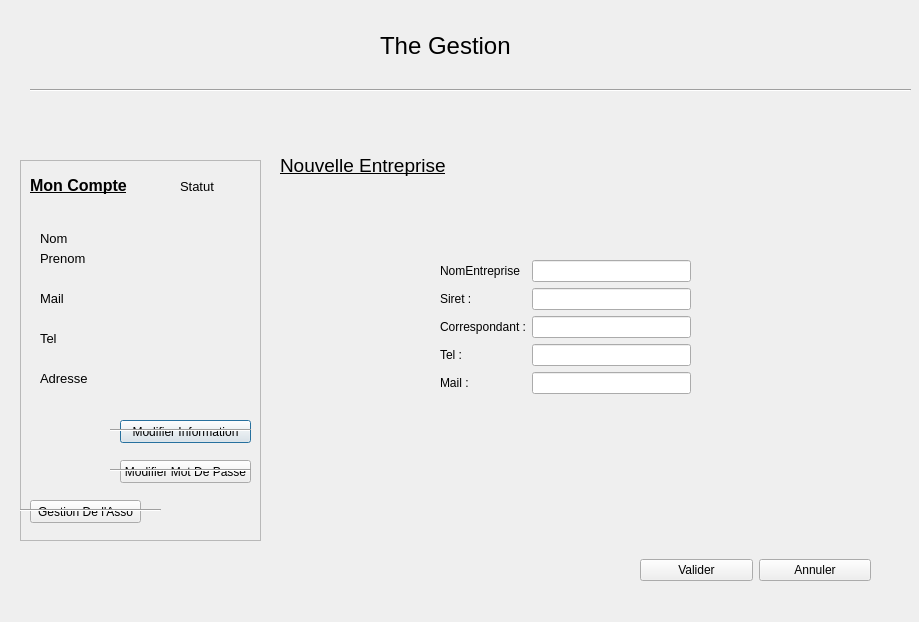
<?xml version="1.0" encoding="UTF-8"?>
<ui version="4.0">
 <class>TheNewEntreprise</class>
 <widget class="QDialog" name="TheNewEntreprise">
  <property name="geometry">
   <rect>
    <x>0</x>
    <y>0</y>
    <width>919</width>
    <height>622</height>
   </rect>
  </property>
  <property name="windowTitle">
   <string>Dialog</string>
  </property>
  <widget class="Line" name="line">
   <property name="geometry">
    <rect>
     <x>30</x>
     <y>80</y>
     <width>881</width>
     <height>20</height>
    </rect>
   </property>
   <property name="orientation">
    <enum>Qt::Horizontal</enum>
   </property>
  </widget>
  <widget class="QLabel" name="label">
   <property name="geometry">
    <rect>
     <x>280</x>
     <y>140</y>
     <width>221</width>
     <height>51</height>
    </rect>
   </property>
   <property name="font">
    <font>
     <pointsize>14</pointsize>
     <underline>true</underline>
    </font>
   </property>
   <property name="text">
    <string>Nouvelle Entreprise</string>
   </property>
  </widget>
  <widget class="QLabel" name="TitreLabel">
   <property name="geometry">
    <rect>
     <x>380</x>
     <y>20</y>
     <width>161</width>
     <height>51</height>
    </rect>
   </property>
   <property name="font">
    <font>
     <pointsize>18</pointsize>
    </font>
   </property>
   <property name="text">
    <string>The Gestion</string>
   </property>
  </widget>
  <widget class="QFrame" name="InfoWidget">
   <property name="geometry">
    <rect>
     <x>20</x>
     <y>160</y>
     <width>241</width>
     <height>381</height>
    </rect>
   </property>
   <property name="styleSheet">
    <string notr="true"/>
   </property>
   <property name="frameShape">
    <enum>QFrame::StyledPanel</enum>
   </property>
   <property name="frameShadow">
    <enum>QFrame::Plain</enum>
   </property>
   <widget class="QLabel" name="label_2">
    <property name="geometry">
     <rect>
      <x>10</x>
      <y>10</y>
      <width>151</width>
      <height>31</height>
     </rect>
    </property>
    <property name="font">
     <font>
      <pointsize>12</pointsize>
      <weight>75</weight>
      <bold>true</bold>
      <underline>true</underline>
     </font>
    </property>
    <property name="text">
     <string>Mon Compte</string>
    </property>
   </widget>
   <widget class="QLabel" name="NameLabel">
    <property name="geometry">
     <rect>
      <x>20</x>
      <y>70</y>
      <width>151</width>
      <height>16</height>
     </rect>
    </property>
    <property name="font">
     <font>
      <pointsize>10</pointsize>
     </font>
    </property>
    <property name="text">
     <string>Nom</string>
    </property>
   </widget>
   <widget class="QLabel" name="SurnameLabel">
    <property name="geometry">
     <rect>
      <x>20</x>
      <y>90</y>
      <width>151</width>
      <height>16</height>
     </rect>
    </property>
    <property name="font">
     <font>
      <pointsize>10</pointsize>
     </font>
    </property>
    <property name="text">
     <string>Prenom</string>
    </property>
   </widget>
   <widget class="QLabel" name="StatutLabel">
    <property name="geometry">
     <rect>
      <x>160</x>
      <y>20</y>
      <width>47</width>
      <height>13</height>
     </rect>
    </property>
    <property name="font">
     <font>
      <pointsize>10</pointsize>
     </font>
    </property>
    <property name="text">
     <string>Statut</string>
    </property>
   </widget>
   <widget class="QLabel" name="MailLabel">
    <property name="geometry">
     <rect>
      <x>20</x>
      <y>130</y>
      <width>191</width>
      <height>16</height>
     </rect>
    </property>
    <property name="font">
     <font>
      <pointsize>10</pointsize>
     </font>
    </property>
    <property name="text">
     <string>Mail</string>
    </property>
   </widget>
   <widget class="QLabel" name="AdressLabel">
    <property name="geometry">
     <rect>
      <x>20</x>
      <y>210</y>
      <width>221</width>
      <height>16</height>
     </rect>
    </property>
    <property name="font">
     <font>
      <pointsize>10</pointsize>
     </font>
    </property>
    <property name="text">
     <string>Adresse</string>
    </property>
   </widget>
   <widget class="QLabel" name="TelLabel">
    <property name="geometry">
     <rect>
      <x>20</x>
      <y>170</y>
      <width>141</width>
      <height>16</height>
     </rect>
    </property>
    <property name="font">
     <font>
      <pointsize>10</pointsize>
     </font>
    </property>
    <property name="text">
     <string>Tel</string>
    </property>
   </widget>
   <widget class="QPushButton" name="ModifInfoButton">
    <property name="geometry">
     <rect>
      <x>100</x>
      <y>260</y>
      <width>131</width>
      <height>23</height>
     </rect>
    </property>
    <property name="text">
     <string>Modifier Information</string>
    </property>
   </widget>
   <widget class="QPushButton" name="ModifMdpButton">
    <property name="geometry">
     <rect>
      <x>100</x>
      <y>300</y>
      <width>131</width>
      <height>23</height>
     </rect>
    </property>
    <property name="text">
     <string>Modifier Mot De Passe</string>
    </property>
   </widget>
   <widget class="QPushButton" name="GestionAssoButton">
    <property name="geometry">
     <rect>
      <x>10</x>
      <y>340</y>
      <width>111</width>
      <height>23</height>
     </rect>
    </property>
    <property name="text">
     <string>Gestion De l'Asso</string>
    </property>
   </widget>
   <widget class="Line" name="line_2">
    <property name="geometry">
     <rect>
      <x>90</x>
      <y>240</y>
      <width>141</width>
      <height>61</height>
     </rect>
    </property>
    <property name="orientation">
     <enum>Qt::Horizontal</enum>
    </property>
   </widget>
   <widget class="Line" name="line_3">
    <property name="geometry">
     <rect>
      <x>90</x>
      <y>280</y>
      <width>141</width>
      <height>61</height>
     </rect>
    </property>
    <property name="orientation">
     <enum>Qt::Horizontal</enum>
    </property>
   </widget>
   <widget class="Line" name="line_4">
    <property name="geometry">
     <rect>
      <x>0</x>
      <y>320</y>
      <width>141</width>
      <height>61</height>
     </rect>
    </property>
    <property name="orientation">
     <enum>Qt::Horizontal</enum>
    </property>
   </widget>
  </widget>
  <widget class="QWidget" name="formLayoutWidget">
   <property name="geometry">
    <rect>
     <x>440</x>
     <y>260</y>
     <width>251</width>
     <height>141</height>
    </rect>
   </property>
   <layout class="QFormLayout" name="formLayout">
    <item row="0" column="0">
     <widget class="QLabel" name="nomEntrepriseLabel">
      <property name="text">
       <string>NomEntreprise</string>
      </property>
     </widget>
    </item>
    <item row="0" column="1">
     <widget class="QLineEdit" name="linenomEntreprise"/>
    </item>
    <item row="1" column="0">
     <widget class="QLabel" name="siretLabel">
      <property name="text">
       <string>Siret :</string>
      </property>
     </widget>
    </item>
    <item row="1" column="1">
     <widget class="QLineEdit" name="lineSiret"/>
    </item>
    <item row="2" column="0">
     <widget class="QLabel" name="correspondantLabel">
      <property name="text">
       <string>Correspondant :</string>
      </property>
     </widget>
    </item>
    <item row="2" column="1">
     <widget class="QLineEdit" name="lineCorrespondant"/>
    </item>
    <item row="3" column="0">
     <widget class="QLabel" name="telLabel">
      <property name="text">
       <string>Tel :</string>
      </property>
     </widget>
    </item>
    <item row="3" column="1">
     <widget class="QLineEdit" name="lineTel"/>
    </item>
    <item row="4" column="0">
     <widget class="QLabel" name="mailLabel">
      <property name="text">
       <string>Mail :</string>
      </property>
     </widget>
    </item>
    <item row="4" column="1">
     <widget class="QLineEdit" name="LineMail"/>
    </item>
   </layout>
  </widget>
  <widget class="QWidget" name="horizontalLayoutWidget">
   <property name="geometry">
    <rect>
     <x>640</x>
     <y>550</y>
     <width>231</width>
     <height>41</height>
    </rect>
   </property>
   <layout class="QHBoxLayout" name="horizontalLayout">
    <item>
     <widget class="QPushButton" name="buttonValid">
      <property name="text">
       <string>Valider</string>
      </property>
     </widget>
    </item>
    <item>
     <widget class="QPushButton" name="buttonQuit">
      <property name="text">
       <string>Annuler</string>
      </property>
     </widget>
    </item>
   </layout>
  </widget>
 </widget>
 <resources/>
 <connections/>
</ui>
